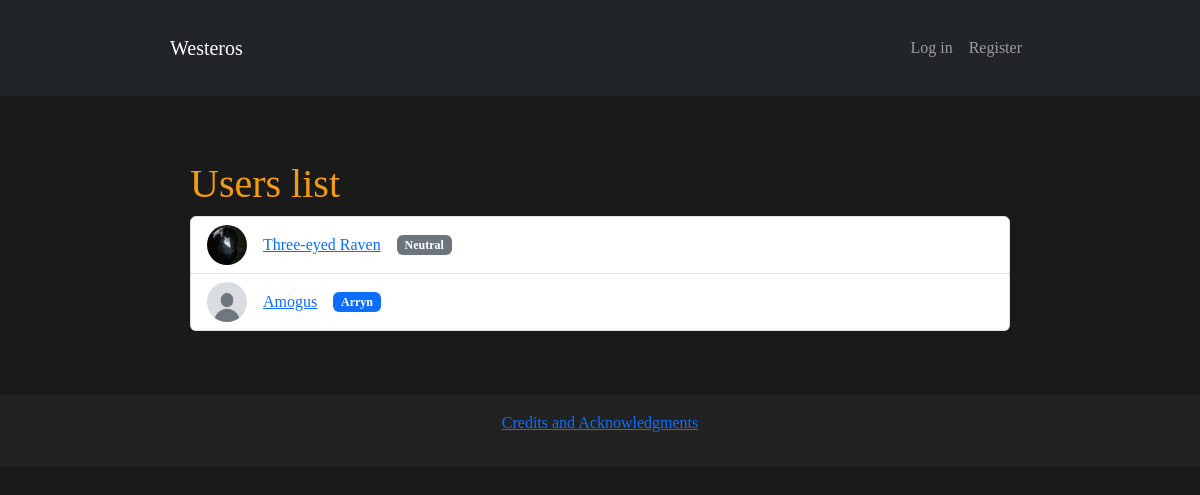
/users, run on an earlier commit of the app's database.
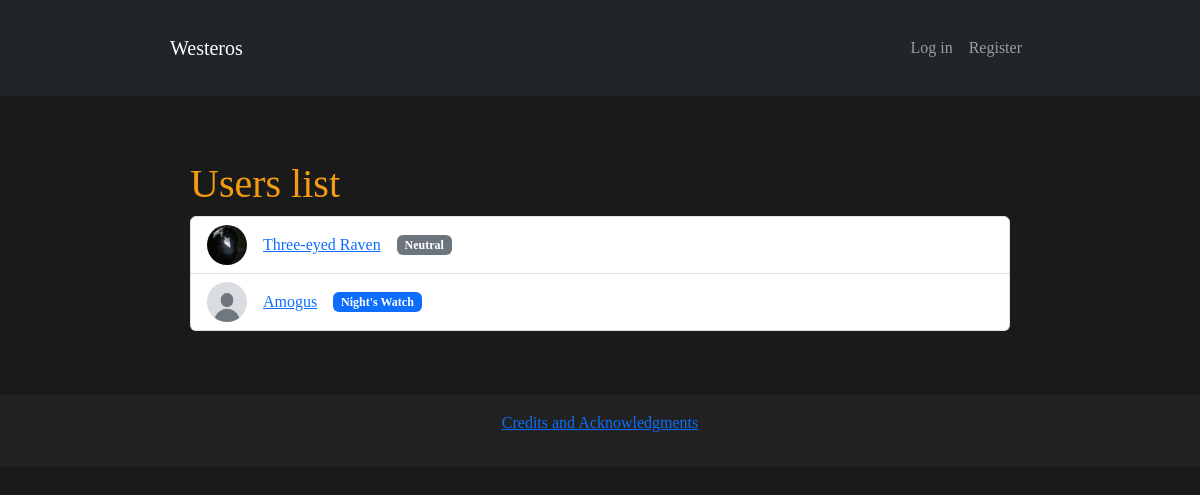
And on a later commit of the database.
### models/models.py (models this page shows, shortened)
class User(db.Model, UserMixin):
    __tablename__ = 'users'
    id = db.Column(db.Integer, primary_key = True)
    username = db.Column(db.String(80), unique = True, nullable = False)
    email = db.Column(db.String(120), unique = True, nullable = False)
    password_hash = db.Column(db.String(256), nullable = False)
    avatar = db.Column(db.String(255), nullable = False, default = "default_avatar.png")
    status = db.Column(db.String(255), nullable = True)
    role = db.Column(db.Enum(UserRole), default = UserRole.MEMBER, nullable = False)
    house_id = db.Column(db.Integer, db.ForeignKey('houses.id'), nullable = True)
    house = db.relationship('House', back_populates="users")

class House(db.Model):
    __tablename__ = 'houses'
    id = db.Column(db.Integer, primary_key = True) # House id
    name = db.Column(db.String(100), unique = True, nullable = False) # House name
    seat = db.relationship("Seat", uselist = False, back_populates = "house") # House seat - family castle
    lands = db.Column(db.String(100), unique = True, nullable = False) # House lands
    words = db.Column(db.Text, nullable = False)
    emblem = db.Column(db.String(255)) # Coat of Arms
    users = db.relationship("User", back_populates="house") # Users joined the house

### routes/user_routes.py (the view)
@user_bp.route("/users")
def all_users():
    users = User.query.all() # Getting users from database
    return render_template("users.html", users = users)

### templates/users.html
{% extends "base.html" %}
{% block content %}
<div class="container">
    <h1>Users list</h1>
    {% if users %}
        <ul class="list-group">
            {% for user in users %}
                <li class="list-group-item d-flex align-items-center">
                    <img src="{{ url_for('static', filename='avatars/' + user.avatar) }}"
                        alt="Avatar" width="40", height="40" class="rounded-circle me-3">
                    <a href="{{ url_for('user.user_profile', username = user.username)}}" class="me-3">
                        {{ user.username }}
                    </a>
                    {% if user.house %}
                        <span class="badge bg-primary">{{ user.house.name }}</span>
                    {% else %}
                        <span class="badge bg-secondary">Neutral</span>
                    {% endif %}
                </li>
            {% endfor %}
        </ul>
    {% else %}
        <p>There's no users yet</p>
    {% endif %}
</div>
{% endblock %}

### templates/base.html (shortened to what this page needs)
<!DOCTYPE html>
<html lang="en">
<head>
    <link rel="stylesheet" href="https://cdn.jsdelivr.net/npm/bootstrap@5.3.0/dist/css/bootstrap.min.css">
    <link rel="stylesheet" href="{{ url_for('static', filename='css/styles.css') }}">
</head>
<body>
    <nav class="navbar navbar-expand-lg navbar-dark bg-dark">
        <div class="container">
            <a class="navbar-brand" href="{{ url_for('main.home') }}">Westeros</a>
            <div class="collapse navbar-collapse">
                <ul class="navbar-nav ms-auto">
                    {% if current_user.is_authenticated %}
                        <li class="nav-item"><a class="nav-link" href="{{ url_for('main.map') }}">Map</a></li>
                        <li class="nav-item"><a class="nav-link text-danger" href="{{ url_for('auth.logout') }}">Log out</a></li>
                        <li class="nav-item"><a class="nav-link" href="{{ url_for('user.user_profile', username=current_user.username) }}">Profile</a></li>
                        <li class="nav-item"><a class="nav-link" href="{{ url_for('user.all_users') }}">Users</a></li>
                    {% else %}
                        <li class="nav-item"><a class="nav-link" href="{{ url_for('auth.login') }}">Log in</a></li>
                        <li class="nav-item"><a class="nav-link" href="{{ url_for('auth.register') }}">Register</a></li>
                    {% endif %}
                </ul>
            </div>
        </div>
    </nav>
    <div class="container mt-4">
        {% block content %}{% endblock %}
    </div>
    <footer class="text-center mt-4 py-3">
        <p><a href="{{ url_for('main.credits' )}}">Credits and Acknowledgments</a></p>
    </footer>
</body>
</html>

### static/css/styles.css (style rules this page uses)
body { background-color: #1a1a1a; color: #ffffff; font-family: 'Georgia', serif; margin: 0; padding: 0; }
.container { max-width: 900px; margin: auto; padding: 20px; }
h1, h2, h3 { color: #f39c12; text-decoration: none; }
footer { text-align: center; padding: 10px; margin-top: 30px; background-color: #222; color: #bbb; }

What changed in the data, as far as the page shows it:
changed User "Amogus": house.name "Arryn" → "Night's Watch"
